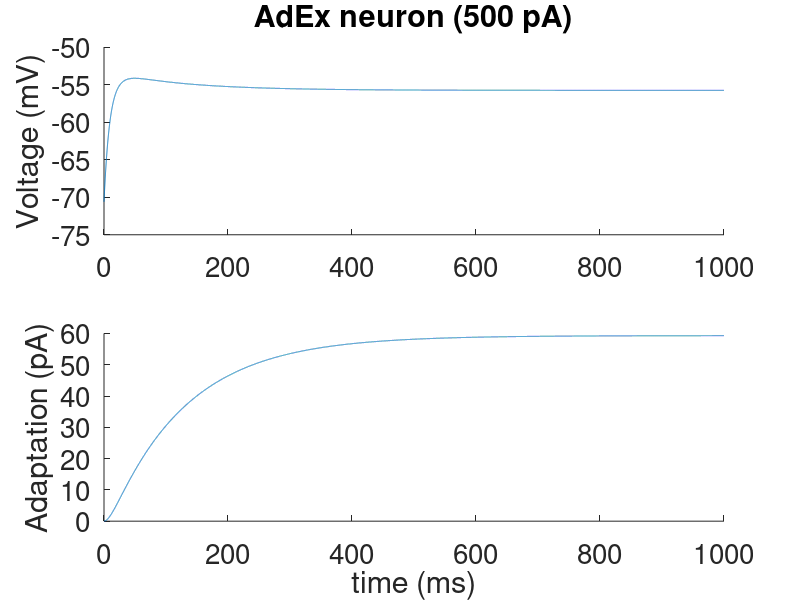

Source code (MATLAB):

clear;
close all;

% Integration time and time step
N=1000;
dt=0.05;

% cortex-matched model, Brette-Gerstner 2005
c=281; 
gl=30;
el=-70.6; 
vt=-50.4;
delta=2; 
vreset=el;
a=4;
tauw=144;
b=80;
% spike mark and number of spikes
vspike=0;
nsp=0;

% model variables
v=zeros(1,round(N/dt));
w=zeros(1,round(N/dt));

% stimuli
stimulus=500; % pA
input=stimulus*ones(1,round(N/dt));

% initial conditions
v(1)=el; %Vrest
w(1)=0;


for i=2:1:round(N/dt)
        t(i)=(i-1)*dt;
                                                        
        v(i)=dt/c*(-gl*(v(i-1)-el)+gl*delta*exp((v(i-1)-vt)/delta)-w(i-1)+input(i)) + v(i-1);
        w(i)=dt/tauw*(a*(v(i-1)-el)-w(i-1)) + w(i-1);
                                       
        if  v(i)>=vspike
            v(i-1)=0;
            v(i)=vreset;
            w(i)=w(i) + b;
            nsp=nsp + 1;
        end                                                            
                
end 



figure

subplot(2,1,1)
plot(t,v)
box off
set(gca,'Fontsize',20)
ylabel('Voltage (mV)')
title(sprintf('AdEx neuron (%d pA)',input(1)))

subplot(2,1,2)
plot(t,w)
box off
ylabel('Adaptation (pA)')
xlabel('time (ms)')
set(gca,'Fontsize',20)
